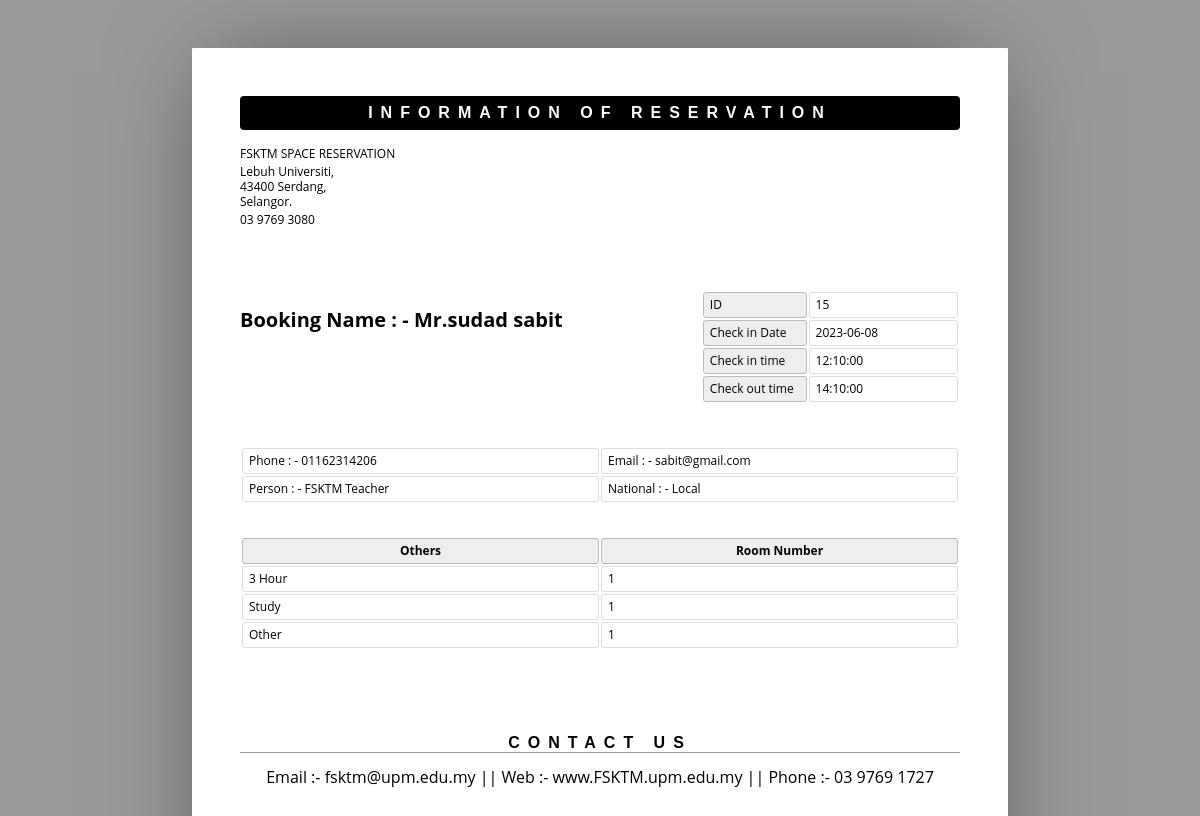
The page /admin/show.php?sid=15 on the database its author committed.
### tables this page shows
CREATE TABLE `roombook` (
  `id` int(10) UNSIGNED NOT NULL,
  `Title` varchar(5) DEFAULT NULL,
  `FName` text DEFAULT NULL,
  `LName` text DEFAULT NULL,
  `Email` varchar(50) DEFAULT NULL,
  `National` varchar(30) DEFAULT NULL,
  `Person` varchar(30) DEFAULT NULL,
  `Phone` text DEFAULT NULL,
  `Duration` varchar(20) DEFAULT NULL,
  `Purpose` varchar(10) DEFAULT NULL,
  `NRoom` varchar(2) DEFAULT NULL,
  `Program` varchar(15) DEFAULT NULL,
  `cin` date DEFAULT NULL,
  `cout` time DEFAULT NULL,
  `timeout` time NOT NULL,
  `stat` varchar(15) DEFAULT NULL
);

### admin/show.php (the view, shortened to what this page needs)
<html>
	<head>
	</head>
	<body>
	<?php
	include ('db.php');
	$pid = $_GET['sid'];
	$sql ="select * from roombook where id = '$pid' ";
	$re = mysqli_query($con,$sql);
	while($row=mysqli_fetch_array($re))
	{
		$id = $row['id'];
		$title =  $row['Title'];
		$Fname = $row['FName'];
		$lname = $row['LName'];
		$email = $row['Email'];
		$National = $row['National'];
		$country = $row['Person'];
		$phone = $row['Phone'];
		$troom = $row['Duration'];
		$purpose = $row['Purpose'];
		$nroom = $row['NRoom'];
		$program = $row['Program'];
		$cin_date = $row['cin'];
		$cin_time = $row['cout'];
		$cout_time = $row['timeout'];
	}
	?>
		<header>
			<h1>Information of Reservation</h1>
			<address >
				<p>FSKTM SPACE RESERVATION</p>
				<p>Lebuh Universiti,<br>43400 Serdang,<br>Selangor.</p>
				<p>03 9769 3080</p>
			</address>
		</header>
		<article>
			<address >
				<p><br></p>
				<p>Booking Name  : -  <?php echo $title.$Fname." ".$lname;?><br></p>
			</address>
			<table class="meta">
				<tr>
					<th><span > ID</span></th>
					<td><span ><?php echo $id; ?></span></td>
				</tr>
				<tr>
					<th><span >Check in Date</span></th>
					<td><span ><?php echo $cin_date; ?> </span></td>
				</tr>
				<tr>
					<th><span >Check in time</span></th>
					<td><span ><?php echo $cin_time; ?> </span></td>
				</tr>
				<tr>
					<th><span >Check out time</span></th>
					<td><span ><?php echo $cout_time; ?> </span></td>
				</tr>
			</table>
			<table >
					<tr>
						<td>Phone : -  <?php echo $phone; ?> </td>
						<td>Email : -  <?php echo $email; ?> </td>
					</tr>
					<tr>
						<td>Person : -  <?php echo $country; ?> </td>
						<td>National : -  <?php echo $National; ?> </td>
					</tr>
				</table>
				<br>
				<br>
			<table class="inventory">
				<thead>
					<tr>
						<th><span >Others</span></th>
						<th><span >Room Number</span></th>
					</tr>
				</thead>
				<tbody>
					<tr>
						<td><span ><?php echo $troom; ?></span></td>
						<td><span ><?php echo $nroom; ?> </span></td>
					</tr>
					<tr>
						<td><span ><?php echo $purpose; ?> </span></td>
						<td><span ><?php echo $nroom; ?></span></td>
					</tr>
					<tr>
						<td><span ><?php echo $program; ?>  </span></td>
						<td><span ><?php echo $nroom; ?></span></td>
					</tr>
				</tbody>
			</table>
		</article>
		<aside>
			<h1><span >Contact us</span></h1>
			<div >
				<p align="center">Email :- fsktm@upm.edu.my || Web :- www.FSKTM.upm.edu.my || Phone :- 03 9769 1727 </p>
			</div>
		</aside>
	</body>
</html>

### admin/show.php (style rules this page uses)
* { border: 0; box-sizing: content-box; color: inherit; font-family: inherit; font-size: inherit; font-style: inherit; font-weight: inherit; line-height: inherit; list-style: none; margin: 0; padding: 0; text-decoration: none; vertical-align: top; }
h1 { font: bold 100% sans-serif; letter-spacing: 0.5em; text-align: center; text-transform: uppercase; }
table { font-size: 75%; table-layout: fixed; width: 100%; }
table { border-collapse: separate; border-spacing: 2px; }
th, td { border-width: 1px; padding: 0.5em; position: relative; text-align: left; }
th, td { border-radius: 0.25em; border-style: solid; }
th { background: #EEE; border-color: #BBB; }
td { border-color: #DDD; }
html { font: 16px/1 'Open Sans', sans-serif; overflow: auto; padding: 0.5in; }
html { background: #999; cursor: default; }
body { box-sizing: border-box; height: 11in; margin: 0 auto; overflow: hidden; padding: 0.5in; width: 8.5in; }
body { background: #FFF; border-radius: 1px; box-shadow: 0 0 1in -0.25in rgba(0, 0, 0, 0.5); }
header { margin: 0 0 3em; }
header:after { clear: both; content: ""; display: table; }
header h1 { background: #000; border-radius: 0.25em; color: #FFF; margin: 0 0 1em; padding: 0.5em 0; }
header address { float: left; font-size: 75%; font-style: normal; line-height: 1.25; margin: 0 1em 1em 0; }
header address p { margin: 0 0 0.25em; }
article, article address, table.meta, table.inventory { margin: 0 0 3em; }
article:after { clear: both; content: ""; display: table; }
article address { float: left; font-size: 125%; font-weight: bold; }
table.meta, table.balance { float: right; width: 36%; }
table.meta:after, table.balance:after { clear: both; content: ""; display: table; }
table.meta th { width: 40%; }
table.meta td { width: 60%; }
table.inventory { clear: both; width: 100%; }
table.inventory th { font-weight: bold; text-align: center; }
table.inventory td:nth-child(1) { width: 26%; }
table.inventory td:nth-child(2) { width: 38%; }
aside h1 { border: none; border-width: 0 0 1px; margin: 0 0 1em; }
aside h1 { border-color: #999; border-bottom-style: solid; }

### rows shown on the page
roombook: Title "Mr.", FName "sudad", LName "sabit", id "15", cin "2023-06-08", cout "12:10:00", timeout "14:10:00", Phone "01162314206", Email "sabit@gmail.com", Person "FSKTM Teacher", National "Local", Duration "3 Hour", NRoom "1", Purpose "Study", Program "Other"
